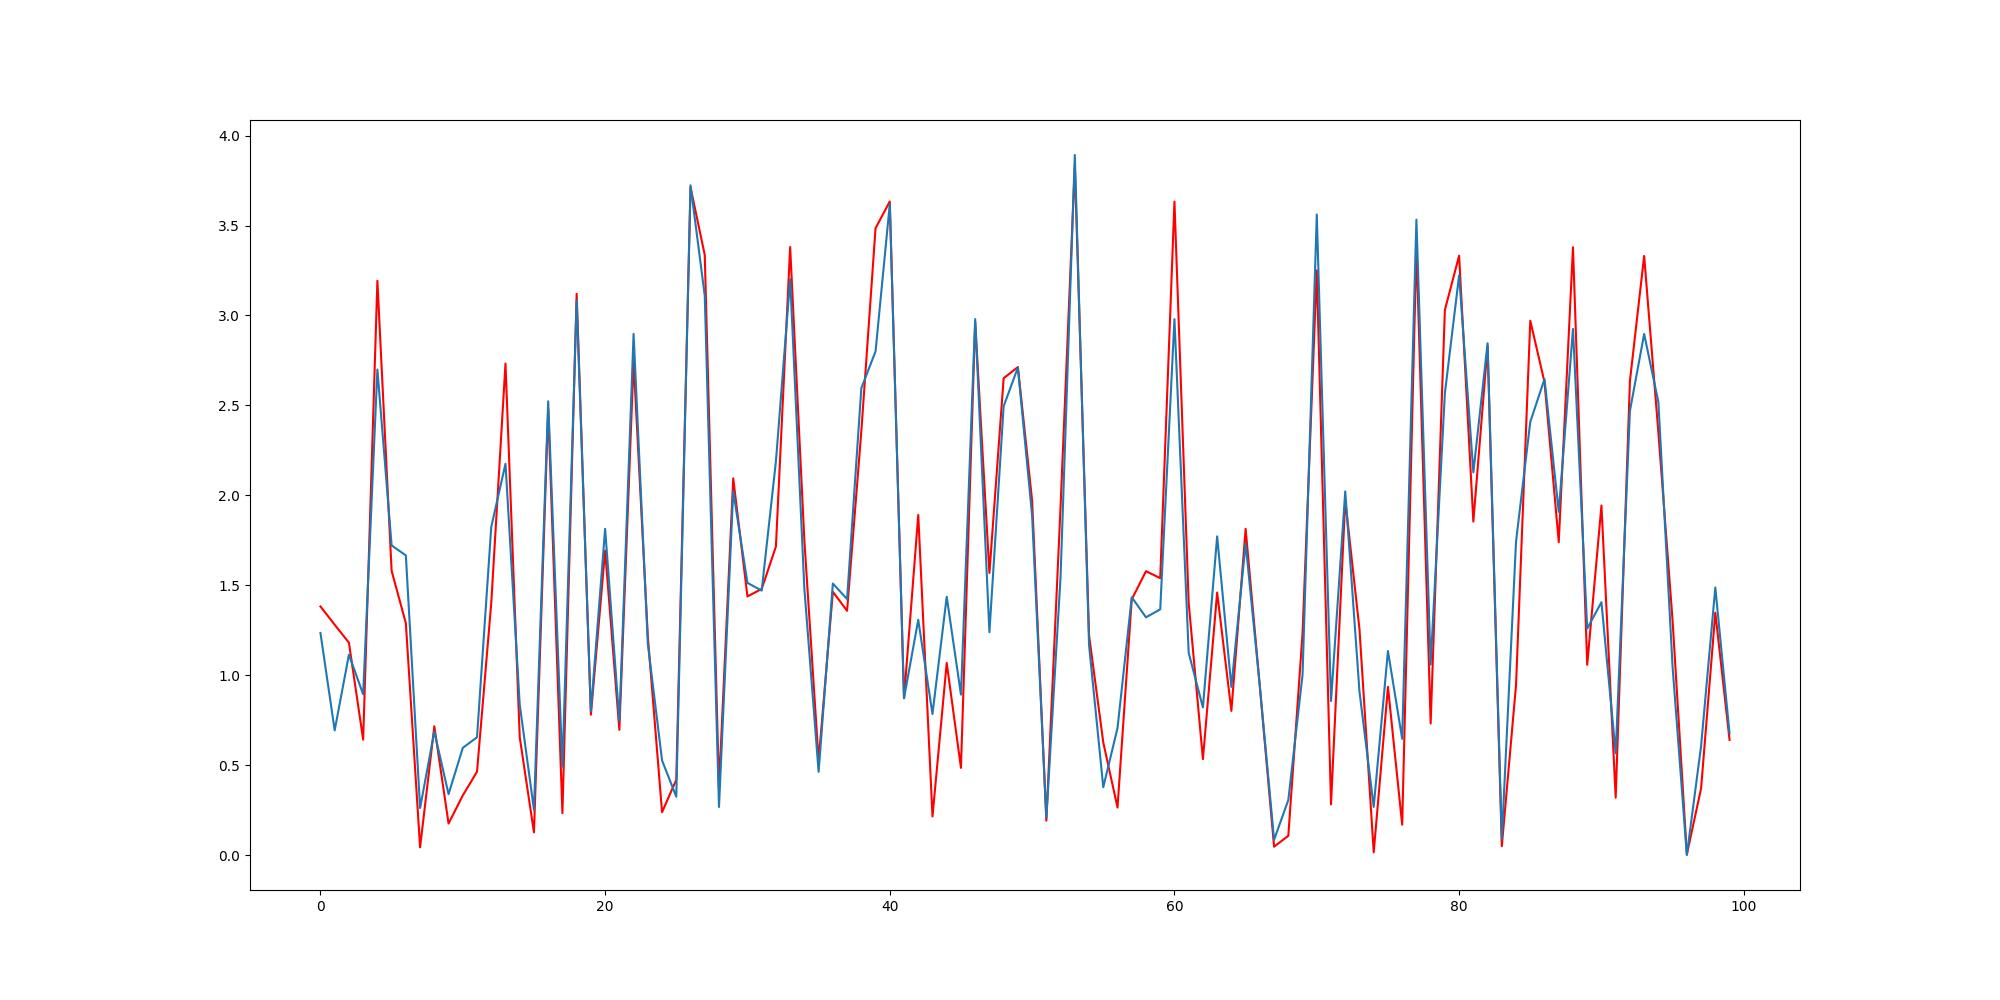

This chart was generated by the following Python code:
#reference: http://luthuli.cs.uiuc.edu/~daf/courses/Opt-2017/Papers/2699986.pdf

import sys
import pprint
import numpy as np
from sklearn.tree import DecisionTreeRegressor
from sklearn.ensemble import GradientBoostingRegressor
import matplotlib.pyplot as plt

def calculate_mape(y,predictions):
    diff=np.abs(y-predictions)
    return np.average(diff/y)

def find_initial_regressor(x,y):
    mape=None
    initial_y=None
    for unique_y in set(y):
        current_predictions=np.repeat(unique_y,len(y))
        current_mape=calculate_mape(y,current_predictions)
        if mape==None or current_mape<mape:
            mape=current_mape
            initial_y=unique_y
    return unique_y

def find_best_regressor(x,y):
    found_loss=None
    found_m=None
    found_p=None
    for p in np.arange(-1,1.1,0.1):
        m=DecisionTreeRegressor(max_depth=1)
        m.fit(x,y)
        train_predictions=m.predict(x)
        current_loss=np.average((y-p*train_predictions)**2)
        if found_loss==None or current_loss<found_loss:
            found_loss=current_loss
            found_m=m
            found_p=p
    return m,found_p,found_loss

def build_gradient_boost_classifier(x,y,num_stages):
    ps=[]
    gradient_boost_classifier=[]
    current_predictions=find_initial_regressor(x,y)
    ps.append(1)
    gradient_boost_classifier.append(current_predictions)
    for stage in range(num_stages):
        previous_predictions=batch_predict(gradient_boost_classifier,ps,x)
        y_hats=y-previous_predictions
        current_regressor,p_min,loss=find_best_regressor(x,y_hats)
        ps.append(p_min)
        gradient_boost_classifier.append(current_regressor)
        print('stage:',stage,'p:',p_min,'loss:',loss)
    return gradient_boost_classifier,ps

def single_predict(gradient_boost_classifier,ps,x):
    return prediction

def batch_predict(gradient_boost_classifier,ps,x):
    predictions=np.repeat(gradient_boost_classifier[0],np.shape(x)[0])
    for m in range(1,len(gradient_boost_classifier)):
        predictions=predictions+ps[m]*gradient_boost_classifier[m].predict(x)
    return predictions

if __name__=='__main__':
    np.random.seed(0)

    #generate a dataset
    x_train=np.random.rand(1000,32)*2
    x_test=np.random.rand(1000,32)*4
    x=np.concatenate((x_train,x_test),axis=0)

    y=np.random.rand(2000,1)
    y[:1000]=y[:1000]*2
    y[1000:]=y[1000:]*4

    xy=np.concatenate((x,y),axis=1)
    np.random.shuffle(xy)
    x=xy[:,0:32]
    y=xy[:,32]

    x_train=x[:1000,:]
    x_test=x[1000:,:]
    y_train=y[:1000]
    y_test=y[1000:]

    gradient_boost_classifier,ps=build_gradient_boost_classifier(x_train,y_train,1024)

    pprint.pprint(gradient_boost_classifier)
    pprint.pprint(ps)

    train_predictions=batch_predict(gradient_boost_classifier,ps,x_train)
    plt.figure(figsize=(20,10))
    plt.plot(y_train[0:100],'r')
    plt.plot(train_predictions[0:100])
    plt.savefig(sys.argv[1])
    print('training mape',calculate_mape(y_train,train_predictions))

    #compare fitting with sklearn
    m=GradientBoostingRegressor()
    m.fit(x_train,y_train)
    predictions=m.predict(x_train)
    print('for comparison:',calculate_mape(y_train,predictions))

